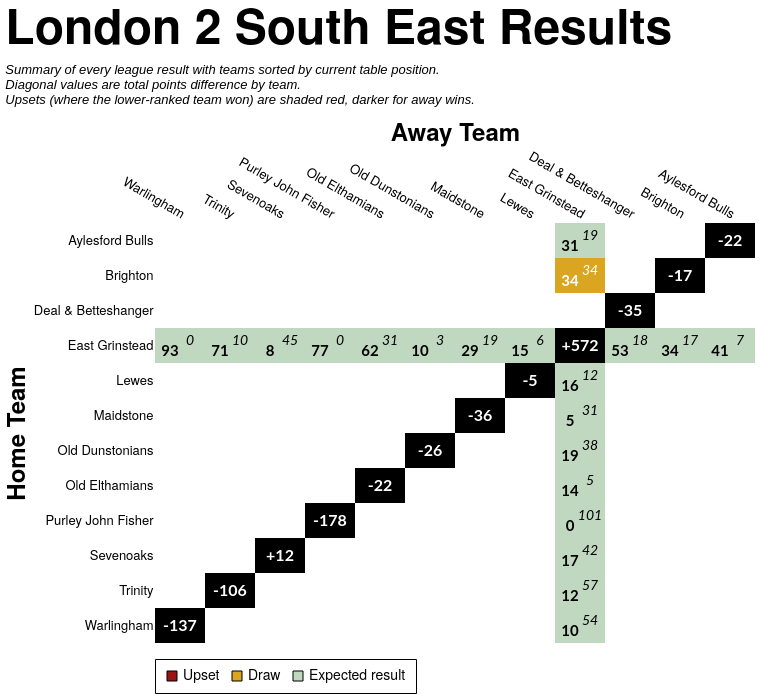

Write the Vega-Lite specification saved for this chart.
### Vega-Lite specification from a JSON file in a GitHub repository (floating-point values rounded to 4 significant figures; data arrays with more than 128 entries replaced by an {"elided": "..."} marker saying what was removed)
{"config": {"axis": {"labelFont": "PT Sans Narrow, Helvetica Neue, Helvetica, Arial, sans-serif", "titleFont": "PT Sans Narrow, Helvetica Neue, Helvetica, Arial, sans-serif", "labelFontSize": 13, "titleFontSize": 24, "gridColor": "#202947", "gridOpacity": 0.2, "zindex": 1}, "text": {"font": "Lato, sans-serif"}, "bar": {"cornerRadiusEnd": 5}, "header": {"labelFont": "PT Sans Narrow, Helvetica Neue, Helvetica, Arial, sans-serif", "titleFont": "PT Sans Narrow, Helvetica Neue, Helvetica, Arial, sans-serif", "labelFontSize": 24, "titleFontSize": 28, "labelFontWeight": "bold", "orient": "left"}, "legend": {"labelFont": "PT Sans Narrow, Helvetica Neue, Helvetica, Arial, sans-serif", "titleFont": "PT Sans Narrow, Helvetica Neue, Helvetica, Arial, sans-serif", "labelFontSize": 14, "titleFontSize": 16, "titlePadding": 5, "fillColor": "white", "strokeColor": "black", "padding": 10, "titleFontWeight": "lighter", "titleFontStyle": "italic", "titleColor": "gray", "offset": 10}, "title": {"font": "PT Sans Narrow, Helvetica Neue, Helvetica, Arial, sans-serif", "fontSize": 48, "fontWeight": "bold", "anchor": "start", "align": "center", "titlePadding": 20, "subtitlePadding": 10, "subtitleFontSize": 13, "subtitleColor": "", "subtitleFontStyle": "italic", "offset": 15, "color": "black"}, "axisX": {"labelAngle": 0}, "facet": {"title": null, "header": null, "align": {"row": "each", "column": "each"}, "spacing": 10}, "resolve": {"scale": {"y": "independent", "facet": "independent"}}, "background": "transparent", "scale": {"offsetBandPaddingOuter": 0.2, "offsetBandPaddingInner": 0.1}, "view": {"stroke": null, "background": "transparent"}}, "layer": [{"data": {"name": "data-86dda6271a321d3318ed8b34ab196739"}, "mark": {"type": "rect"}, "encoding": {"color": {"field": "unexpected_result", "legend": {"labelExpr": "datum.value === 'Upset (Away Win)' ? 'Upset' : datum.value", "labelLimit": 220, "offset": 16, "orient": "bottom", "symbolStrokeColor": "black", "symbolStrokeWidth": 1, "values": ["Upset (Away Win)", "Draw", "Expected result"]}, "scale": {"domain": ["Expected result", "Upset (Home Win)", "Upset (Away Win)", "Draw", "To be played", "N/A"], "range": ["#146f1444", "#991515bb", "#991515", "goldenrod", "white", "black"]}, "title": null, "type": "nominal"}, "opacity": {"condition": {"test": "datum.home_team == param_14.home_team || datum.away_team == param_14.home_team || !isValid(param_14.home_team)", "value": 1.0}, "value": 0.1}, "tooltip": [{"field": "home_team", "title": "Home", "type": "nominal"}, {"field": "away_team", "title": "Away", "type": "nominal"}, {"field": "home_score_text", "title": "Home Score", "type": "nominal"}, {"field": "away_score_text", "title": "Away Score", "type": "nominal"}, {"field": "result", "title": "Result", "type": "nominal"}, {"field": "unexpected_result", "title": "Unexpectedness", "type": "nominal"}, {"field": "date", "format": "%d %b %Y", "title": "Date", "type": "temporal"}], "x": {"axis": {"domain": false, "grid": false, "labelAngle": 30, "orient": "top", "ticks": false}, "field": "away_team", "sort": ["Warlingham", "Trinity", "Sevenoaks", "Purley John Fisher", "Old Elthamians", "Old Dunstonians", "Maidstone", "Lewes", "East Grinstead", "Deal & Betteshanger", "Brighton", "Aylesford Bulls"], "title": "Away Team", "type": "nominal"}, "y": {"axis": {"domain": false, "grid": false, "ticks": false}, "field": "home_team", "sort": ["Aylesford Bulls", "Brighton", "Deal & Betteshanger", "East Grinstead", "Lewes", "Maidstone", "Old Dunstonians", "Old Elthamians", "Purley John Fisher", "Sevenoaks", "Trinity", "Warlingham"], "title": "Home Team", "type": "nominal"}}, "name": "view_12"}, {"data": {"name": "data-86dda6271a321d3318ed8b34ab196739"}, "mark": {"type": "text", "fontStyle": "italic", "size": 14, "xOffset": 10, "yOffset": -5}, "encoding": {"color": {"condition": {"test": "(datum.home_team == param_14.home_team || datum.away_team == param_14.home_team || !isValid(param_14.home_team)) && datum.unexpected_result == 'Expected result'", "value": "black"}, "value": "white"}, "text": {"field": "away_score_text", "type": "nominal"}, "x": {"field": "away_team", "sort": ["Warlingham", "Trinity", "Sevenoaks", "Purley John Fisher", "Old Elthamians", "Old Dunstonians", "Maidstone", "Lewes", "East Grinstead", "Deal & Betteshanger", "Brighton", "Aylesford Bulls"], "type": "nominal"}, "y": {"field": "home_team", "sort": ["Aylesford Bulls", "Brighton", "Deal & Betteshanger", "East Grinstead", "Lewes", "Maidstone", "Old Dunstonians", "Old Elthamians", "Purley John Fisher", "Sevenoaks", "Trinity", "Warlingham"], "type": "nominal"}}, "transform": [{"filter": "datum.away_score_text != '' && datum.away_score_text != 'WO'"}]}, {"data": {"name": "data-86dda6271a321d3318ed8b34ab196739"}, "mark": {"type": "text", "size": 12, "xOffset": 10, "yOffset": -5}, "encoding": {"color": {"condition": {"test": "(datum.home_team == param_14.home_team || datum.away_team == param_14.home_team || !isValid(param_14.home_team)) && datum.unexpected_result == 'Expected result'", "value": "black"}, "value": "white"}, "text": {"field": "away_score_text", "type": "nominal"}, "x": {"field": "away_team", "sort": ["Warlingham", "Trinity", "Sevenoaks", "Purley John Fisher", "Old Elthamians", "Old Dunstonians", "Maidstone", "Lewes", "East Grinstead", "Deal & Betteshanger", "Brighton", "Aylesford Bulls"], "type": "nominal"}, "y": {"field": "home_team", "sort": ["Aylesford Bulls", "Brighton", "Deal & Betteshanger", "East Grinstead", "Lewes", "Maidstone", "Old Dunstonians", "Old Elthamians", "Purley John Fisher", "Sevenoaks", "Trinity", "Warlingham"], "type": "nominal"}}, "transform": [{"filter": "datum.away_score_text == 'WO'"}]}, {"data": {"name": "data-86dda6271a321d3318ed8b34ab196739"}, "mark": {"type": "text", "fontWeight": "bold", "size": 15, "xOffset": -10, "yOffset": 5}, "encoding": {"color": {"condition": {"test": "(datum.home_team == param_14.home_team || datum.away_team == param_14.home_team || !isValid(param_14.home_team)) && datum.unexpected_result == 'Expected result'", "value": "black"}, "value": "white"}, "text": {"field": "home_score_text", "type": "nominal"}, "x": {"field": "away_team", "sort": ["Warlingham", "Trinity", "Sevenoaks", "Purley John Fisher", "Old Elthamians", "Old Dunstonians", "Maidstone", "Lewes", "East Grinstead", "Deal & Betteshanger", "Brighton", "Aylesford Bulls"], "type": "nominal"}, "y": {"field": "home_team", "sort": ["Aylesford Bulls", "Brighton", "Deal & Betteshanger", "East Grinstead", "Lewes", "Maidstone", "Old Dunstonians", "Old Elthamians", "Purley John Fisher", "Sevenoaks", "Trinity", "Warlingham"], "type": "nominal"}}, "transform": [{"filter": "datum.home_score_text != '' && datum.home_score_text != 'WO'"}]}, {"data": {"name": "data-86dda6271a321d3318ed8b34ab196739"}, "mark": {"type": "text", "size": 12, "xOffset": -10, "yOffset": 5}, "encoding": {"color": {"condition": {"test": "(datum.home_team == param_14.home_team || datum.away_team == param_14.home_team || !isValid(param_14.home_team)) && datum.unexpected_result == 'Expected result'", "value": "black"}, "value": "white"}, "text": {"field": "home_score_text", "type": "nominal"}, "x": {"field": "away_team", "sort": ["Warlingham", "Trinity", "Sevenoaks", "Purley John Fisher", "Old Elthamians", "Old Dunstonians", "Maidstone", "Lewes", "East Grinstead", "Deal & Betteshanger", "Brighton", "Aylesford Bulls"], "type": "nominal"}, "y": {"field": "home_team", "sort": ["Aylesford Bulls", "Brighton", "Deal & Betteshanger", "East Grinstead", "Lewes", "Maidstone", "Old Dunstonians", "Old Elthamians", "Purley John Fisher", "Sevenoaks", "Trinity", "Warlingham"], "type": "nominal"}}, "transform": [{"filter": "datum.home_score_text == 'WO'"}]}, {"data": {"name": "data-06d7d3f6fd6bbd076892c7cccaef11a5"}, "mark": {"type": "text", "color": "white", "fontWeight": "bold", "size": 16}, "encoding": {"text": {"field": "display_text", "type": "nominal"}, "tooltip": [{"field": "home_team", "title": "Team", "type": "nominal"}, {"field": "display_text", "title": "Points Difference", "type": "nominal"}], "x": {"field": "away_team", "sort": ["Warlingham", "Trinity", "Sevenoaks", "Purley John Fisher", "Old Elthamians", "Old Dunstonians", "Maidstone", "Lewes", "East Grinstead", "Deal & Betteshanger", "Brighton", "Aylesford Bulls"], "type": "nominal"}, "y": {"field": "home_team", "sort": ["Aylesford Bulls", "Brighton", "Deal & Betteshanger", "East Grinstead", "Lewes", "Maidstone", "Old Dunstonians", "Old Elthamians", "Purley John Fisher", "Sevenoaks", "Trinity", "Warlingham"], "type": "nominal"}}}], "height": {"step": 35}, "params": [{"name": "param_14", "select": {"type": "point", "clear": "dblclick", "fields": ["home_team"], "on": "click"}, "value": null, "views": ["view_12"]}], "title": {"text": "London 2 South East Results", "subtitle": ["Summary of every league result with teams sorted by current table position.", "Diagonal values are total points difference by team.", "Upsets (where the lower-ranked team won) are shaded red, darker for away wins."]}, "width": {"step": 50}, "$schema": "https://vega.github.io/schema/vega-lite/v5.20.1.json", "datasets": {"data-86dda6271a321d3318ed8b34ab196739": {"elided": "144 records"}, "data-06d7d3f6fd6bbd076892c7cccaef11a5": [{"home_team": "Aylesford Bulls", "away_team": "Aylesford Bulls", "match_id": null, "date": "", "home_score": null, "away_score": null, "home_walkover": null, "away_walkover": null, "result": "N/A", "home_score_text": "", "away_score_text": "", "wo_result": "", "score_text": "", "display_text": "-22", "is_diagonal": true, "result_simple": "N/A", "unexpected_result": "N/A", "unexpected_opacity": 1.0}, {"home_team": "Brighton", "away_team": "Brighton", "match_id": null, "date": "", "home_score": null, "away_score": null, "home_walkover": null, "away_walkover": null, "result": "N/A", "home_score_text": "", "away_score_text": "", "wo_result": "", "score_text": "", "display_text": "-17", "is_diagonal": true, "result_simple": "N/A", "unexpected_result": "N/A", "unexpected_opacity": 1.0}, {"home_team": "Deal & Betteshanger", "away_team": "Deal & Betteshanger", "match_id": null, "date": "", "home_score": null, "away_score": null, "home_walkover": null, "away_walkover": null, "result": "N/A", "home_score_text": "", "away_score_text": "", "wo_result": "", "score_text": "", "display_text": "-35", "is_diagonal": true, "result_simple": "N/A", "unexpected_result": "N/A", "unexpected_opacity": 1.0}, {"home_team": "East Grinstead", "away_team": "East Grinstead", "match_id": null, "date": "", "home_score": null, "away_score": null, "home_walkover": null, "away_walkover": null, "result": "N/A", "home_score_text": "", "away_score_text": "", "wo_result": "", "score_text": "", "display_text": "+572", "is_diagonal": true, "result_simple": "N/A", "unexpected_result": "N/A", "unexpected_opacity": 1.0}, {"home_team": "Lewes", "away_team": "Lewes", "match_id": null, "date": "", "home_score": null, "away_score": null, "home_walkover": null, "away_walkover": null, "result": "N/A", "home_score_text": "", "away_score_text": "", "wo_result": "", "score_text": "", "display_text": "-5", "is_diagonal": true, "result_simple": "N/A", "unexpected_result": "N/A", "unexpected_opacity": 1.0}, {"home_team": "Maidstone", "away_team": "Maidstone", "match_id": null, "date": "", "home_score": null, "away_score": null, "home_walkover": null, "away_walkover": null, "result": "N/A", "home_score_text": "", "away_score_text": "", "wo_result": "", "score_text": "", "display_text": "-36", "is_diagonal": true, "result_simple": "N/A", "unexpected_result": "N/A", "unexpected_opacity": 1.0}, {"home_team": "Old Dunstonians", "away_team": "Old Dunstonians", "match_id": null, "date": "", "home_score": null, "away_score": null, "home_walkover": null, "away_walkover": null, "result": "N/A", "home_score_text": "", "away_score_text": "", "wo_result": "", "score_text": "", "display_text": "-26", "is_diagonal": true, "result_simple": "N/A", "unexpected_result": "N/A", "unexpected_opacity": 1.0}, {"home_team": "Old Elthamians", "away_team": "Old Elthamians", "match_id": null, "date": "", "home_score": null, "away_score": null, "home_walkover": null, "away_walkover": null, "result": "N/A", "home_score_text": "", "away_score_text": "", "wo_result": "", "score_text": "", "display_text": "-22", "is_diagonal": true, "result_simple": "N/A", "unexpected_result": "N/A", "unexpected_opacity": 1.0}, {"home_team": "Purley John Fisher", "away_team": "Purley John Fisher", "match_id": null, "date": "", "home_score": null, "away_score": null, "home_walkover": null, "away_walkover": null, "result": "N/A", "home_score_text": "", "away_score_text": "", "wo_result": "", "score_text": "", "display_text": "-178", "is_diagonal": true, "result_simple": "N/A", "unexpected_result": "N/A", "unexpected_opacity": 1.0}, {"home_team": "Sevenoaks", "away_team": "Sevenoaks", "match_id": null, "date": "", "home_score": null, "away_score": null, "home_walkover": null, "away_walkover": null, "result": "N/A", "home_score_text": "", "away_score_text": "", "wo_result": "", "score_text": "", "display_text": "+12", "is_diagonal": true, "result_simple": "N/A", "unexpected_result": "N/A", "unexpected_opacity": 1.0}, {"home_team": "Trinity", "away_team": "Trinity", "match_id": null, "date": "", "home_score": null, "away_score": null, "home_walkover": null, "away_walkover": null, "result": "N/A", "home_score_text": "", "away_score_text": "", "wo_result": "", "score_text": "", "display_text": "-106", "is_diagonal": true, "result_simple": "N/A", "unexpected_result": "N/A", "unexpected_opacity": 1.0}, {"home_team": "Warlingham", "away_team": "Warlingham", "match_id": null, "date": "", "home_score": null, "away_score": null, "home_walkover": null, "away_walkover": null, "result": "N/A", "home_score_text": "", "away_score_text": "", "wo_result": "", "score_text": "", "display_text": "-137", "is_diagonal": true, "result_simple": "N/A", "unexpected_result": "N/A", "unexpected_opacity": 1.0}]}}
